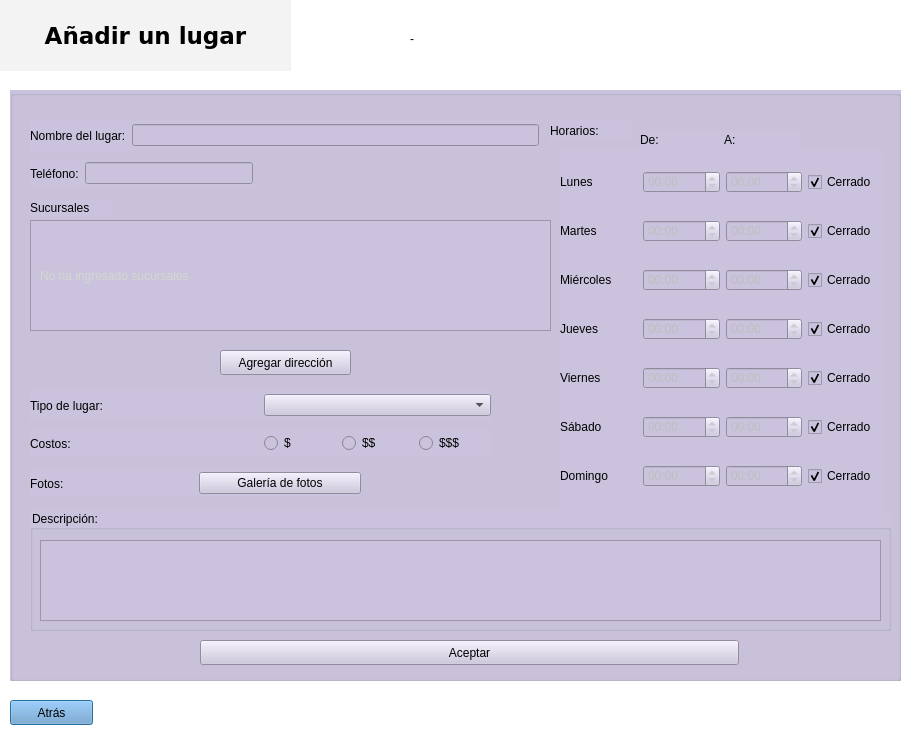
<?xml version="1.0" encoding="UTF-8"?>
<ui version="4.0">
 <class>CrearLugar</class>
 <widget class="QDialog" name="CrearLugar">
  <property name="geometry">
   <rect>
    <x>0</x>
    <y>0</y>
    <width>910</width>
    <height>738</height>
   </rect>
  </property>
  <property name="windowTitle">
   <string>Dialog</string>
  </property>
  <property name="layoutDirection">
   <enum>Qt::LeftToRight</enum>
  </property>
  <property name="styleSheet">
   <string notr="true">background-color: rgb(255, 255, 255);</string>
  </property>
  <widget class="QLabel" name="label_16">
   <property name="geometry">
    <rect>
     <x>650</x>
     <y>0</y>
     <width>261</width>
     <height>81</height>
    </rect>
   </property>
   <property name="text">
    <string/>
   </property>
   <property name="pixmap">
    <pixmap>../Pictures/turis.png</pixmap>
   </property>
  </widget>
  <widget class="QLabel" name="label_17">
   <property name="geometry">
    <rect>
     <x>0</x>
     <y>0</y>
     <width>291</width>
     <height>71</height>
    </rect>
   </property>
   <property name="font">
    <font>
     <family>DejaVu Sans</family>
     <pointsize>17</pointsize>
     <weight>75</weight>
     <bold>true</bold>
    </font>
   </property>
   <property name="styleSheet">
    <string notr="true">background-color: rgb(243, 243, 243);</string>
   </property>
   <property name="text">
    <string>Añadir un lugar</string>
   </property>
   <property name="alignment">
    <set>Qt::AlignCenter</set>
   </property>
  </widget>
  <widget class="QPushButton" name="pushButton_atras">
   <property name="geometry">
    <rect>
     <x>10</x>
     <y>700</y>
     <width>83</width>
     <height>25</height>
    </rect>
   </property>
   <property name="styleSheet">
    <string notr="true">background-color: rgb(114, 159, 207);</string>
   </property>
   <property name="text">
    <string>Atrás</string>
   </property>
  </widget>
  <widget class="QGroupBox" name="groupBox">
   <property name="geometry">
    <rect>
     <x>10</x>
     <y>90</y>
     <width>891</width>
     <height>591</height>
    </rect>
   </property>
   <property name="styleSheet">
    <string notr="true">background-color: rgb(203, 195, 221);</string>
   </property>
   <property name="title">
    <string/>
   </property>
   <widget class="QWidget" name="layoutWidget_3">
    <property name="geometry">
     <rect>
      <x>20</x>
      <y>380</y>
      <width>331</width>
      <height>27</height>
     </rect>
    </property>
    <layout class="QHBoxLayout" name="horizontalLayout_7">
     <item>
      <widget class="QLabel" name="label_7">
       <property name="text">
        <string>Fotos:</string>
       </property>
      </widget>
     </item>
     <item>
      <widget class="QPushButton" name="pushButton_galeria">
       <property name="text">
        <string>Galería de fotos</string>
       </property>
      </widget>
     </item>
    </layout>
   </widget>
   <widget class="QWidget" name="layoutWidget_7">
    <property name="geometry">
     <rect>
      <x>20</x>
      <y>340</y>
      <width>461</width>
      <height>27</height>
     </rect>
    </property>
    <layout class="QHBoxLayout" name="horizontalLayout_3">
     <item>
      <widget class="QLabel" name="label_5">
       <property name="text">
        <string>Costos:</string>
       </property>
      </widget>
     </item>
     <item>
      <layout class="QHBoxLayout" name="horizontalLayout_5">
       <item>
        <widget class="QRadioButton" name="radioButton_1">
         <property name="text">
          <string>$</string>
         </property>
        </widget>
       </item>
       <item>
        <widget class="QRadioButton" name="radioButton_2">
         <property name="text">
          <string>$$</string>
         </property>
        </widget>
       </item>
       <item>
        <widget class="QRadioButton" name="radioButton_3">
         <property name="text">
          <string>$$$</string>
         </property>
        </widget>
       </item>
      </layout>
     </item>
    </layout>
   </widget>
   <widget class="QWidget" name="layoutWidget_4">
    <property name="geometry">
     <rect>
      <x>20</x>
      <y>300</y>
      <width>461</width>
      <height>31</height>
     </rect>
    </property>
    <layout class="QHBoxLayout" name="horizontalLayout_4">
     <item>
      <widget class="QLabel" name="label_4">
       <property name="text">
        <string>Tipo de lugar:</string>
       </property>
      </widget>
     </item>
     <item>
      <widget class="QComboBox" name="comboBox_lugar">
       <property name="styleSheet">
        <string notr="true">selection-background-color: rgb(221, 212, 255);
selection-color: rgb(92, 53, 102);</string>
       </property>
      </widget>
     </item>
    </layout>
   </widget>
   <widget class="QPushButton" name="pushButton_aceptar">
    <property name="geometry">
     <rect>
      <x>190</x>
      <y>550</y>
      <width>539</width>
      <height>25</height>
     </rect>
    </property>
    <property name="text">
     <string>Aceptar</string>
    </property>
   </widget>
   <widget class="QGroupBox" name="groupBox_2">
    <property name="geometry">
     <rect>
      <x>20</x>
      <y>420</y>
      <width>861</width>
      <height>121</height>
     </rect>
    </property>
    <property name="title">
     <string>Descripción:</string>
    </property>
    <widget class="QPlainTextEdit" name="plainTextEdit_descripcion">
     <property name="geometry">
      <rect>
       <x>10</x>
       <y>30</y>
       <width>841</width>
       <height>81</height>
      </rect>
     </property>
    </widget>
   </widget>
   <widget class="QWidget" name="layoutWidget">
    <property name="geometry">
     <rect>
      <x>20</x>
      <y>30</y>
      <width>509</width>
      <height>31</height>
     </rect>
    </property>
    <layout class="QHBoxLayout" name="horizontalLayout_16">
     <item>
      <widget class="QLabel" name="label">
       <property name="text">
        <string>Nombre del lugar:</string>
       </property>
      </widget>
     </item>
     <item>
      <widget class="QLineEdit" name="lineEdit_nombre">
       <property name="text">
        <string/>
       </property>
      </widget>
     </item>
    </layout>
   </widget>
   <widget class="QLabel" name="label_2">
    <property name="geometry">
     <rect>
      <x>20</x>
      <y>110</y>
      <width>81</width>
      <height>16</height>
     </rect>
    </property>
    <property name="text">
     <string>Sucursales</string>
    </property>
   </widget>
   <widget class="QScrollArea" name="scrollArea_2">
    <property name="geometry">
     <rect>
      <x>20</x>
      <y>130</y>
      <width>521</width>
      <height>111</height>
     </rect>
    </property>
    <property name="widgetResizable">
     <bool>true</bool>
    </property>
    <widget class="QWidget" name="scrollAreaWidgetContents_sucursales">
     <property name="geometry">
      <rect>
       <x>0</x>
       <y>0</y>
       <width>519</width>
       <height>109</height>
      </rect>
     </property>
     <layout class="QVBoxLayout" name="verticalLayout">
      <item>
       <widget class="QLabel" name="label_null">
        <property name="styleSheet">
         <string notr="true">font: 20pt &quot;DejaVu Sans Mono&quot;;
color: rgb(211, 215, 207);</string>
        </property>
        <property name="text">
         <string>No ha ingresado sucursales</string>
        </property>
       </widget>
      </item>
     </layout>
    </widget>
   </widget>
   <widget class="QPushButton" name="pushButton_agregardireccion">
    <property name="geometry">
     <rect>
      <x>210</x>
      <y>260</y>
      <width>131</width>
      <height>25</height>
     </rect>
    </property>
    <property name="text">
     <string>Agregar dirección</string>
    </property>
   </widget>
   <widget class="QLabel" name="label_15">
    <property name="geometry">
     <rect>
      <x>540</x>
      <y>30</y>
      <width>81</width>
      <height>21</height>
     </rect>
    </property>
    <property name="text">
     <string>Horarios:</string>
    </property>
   </widget>
   <widget class="QWidget" name="layoutWidget">
    <property name="geometry">
     <rect>
      <x>550</x>
      <y>60</y>
      <width>325</width>
      <height>361</height>
     </rect>
    </property>
    <layout class="QVBoxLayout" name="verticalLayout_3">
     <item>
      <layout class="QHBoxLayout" name="horizontalLayout_8">
       <item>
        <widget class="QLabel" name="label_8">
         <property name="text">
          <string>Lunes</string>
         </property>
        </widget>
       </item>
       <item>
        <widget class="QTimeEdit" name="timeEdit_LA">
         <property name="enabled">
          <bool>false</bool>
         </property>
         <property name="displayFormat">
          <string>hh:mm</string>
         </property>
        </widget>
       </item>
       <item>
        <widget class="QTimeEdit" name="timeEdit_LC">
         <property name="enabled">
          <bool>false</bool>
         </property>
         <property name="mouseTracking">
          <bool>true</bool>
         </property>
         <property name="tabletTracking">
          <bool>false</bool>
         </property>
         <property name="autoFillBackground">
          <bool>false</bool>
         </property>
         <property name="displayFormat">
          <string>hh:mm</string>
         </property>
        </widget>
       </item>
       <item>
        <widget class="QCheckBox" name="checkBox_L">
         <property name="enabled">
          <bool>true</bool>
         </property>
         <property name="mouseTracking">
          <bool>true</bool>
         </property>
         <property name="tabletTracking">
          <bool>false</bool>
         </property>
         <property name="autoFillBackground">
          <bool>false</bool>
         </property>
         <property name="text">
          <string>Cerrado</string>
         </property>
         <property name="checkable">
          <bool>true</bool>
         </property>
         <property name="checked">
          <bool>true</bool>
         </property>
         <property name="tristate">
          <bool>false</bool>
         </property>
        </widget>
       </item>
      </layout>
     </item>
     <item>
      <layout class="QHBoxLayout" name="horizontalLayout_9">
       <item>
        <widget class="QLabel" name="label_9">
         <property name="text">
          <string>Martes</string>
         </property>
        </widget>
       </item>
       <item>
        <widget class="QTimeEdit" name="timeEdit_MA">
         <property name="enabled">
          <bool>false</bool>
         </property>
         <property name="displayFormat">
          <string>hh:mm</string>
         </property>
        </widget>
       </item>
       <item>
        <widget class="QTimeEdit" name="timeEdit_MC">
         <property name="enabled">
          <bool>false</bool>
         </property>
         <property name="displayFormat">
          <string>hh:mm</string>
         </property>
        </widget>
       </item>
       <item>
        <widget class="QCheckBox" name="checkBox_M">
         <property name="text">
          <string>Cerrado</string>
         </property>
         <property name="checked">
          <bool>true</bool>
         </property>
        </widget>
       </item>
      </layout>
     </item>
     <item>
      <layout class="QHBoxLayout" name="horizontalLayout_10">
       <item>
        <widget class="QLabel" name="label_10">
         <property name="text">
          <string>Miércoles</string>
         </property>
        </widget>
       </item>
       <item>
        <widget class="QTimeEdit" name="timeEdit_IA">
         <property name="enabled">
          <bool>false</bool>
         </property>
         <property name="displayFormat">
          <string>hh:mm</string>
         </property>
        </widget>
       </item>
       <item>
        <widget class="QTimeEdit" name="timeEdit_IC">
         <property name="enabled">
          <bool>false</bool>
         </property>
         <property name="displayFormat">
          <string>hh:mm</string>
         </property>
        </widget>
       </item>
       <item>
        <widget class="QCheckBox" name="checkBox_I">
         <property name="text">
          <string>Cerrado</string>
         </property>
         <property name="checked">
          <bool>true</bool>
         </property>
        </widget>
       </item>
      </layout>
     </item>
     <item>
      <layout class="QHBoxLayout" name="horizontalLayout_11">
       <item>
        <widget class="QLabel" name="label_11">
         <property name="text">
          <string>Jueves</string>
         </property>
        </widget>
       </item>
       <item>
        <widget class="QTimeEdit" name="timeEdit_JA">
         <property name="enabled">
          <bool>false</bool>
         </property>
         <property name="displayFormat">
          <string>hh:mm</string>
         </property>
        </widget>
       </item>
       <item>
        <widget class="QTimeEdit" name="timeEdit_JC">
         <property name="enabled">
          <bool>false</bool>
         </property>
         <property name="maximumTime">
          <time>
           <hour>23</hour>
           <minute>59</minute>
           <second>59</second>
          </time>
         </property>
         <property name="displayFormat">
          <string>hh:mm</string>
         </property>
        </widget>
       </item>
       <item>
        <widget class="QCheckBox" name="checkBox_J">
         <property name="text">
          <string>Cerrado</string>
         </property>
         <property name="checked">
          <bool>true</bool>
         </property>
        </widget>
       </item>
      </layout>
     </item>
     <item>
      <layout class="QHBoxLayout" name="horizontalLayout_12">
       <item>
        <widget class="QLabel" name="label_12">
         <property name="text">
          <string>Viernes</string>
         </property>
        </widget>
       </item>
       <item>
        <widget class="QTimeEdit" name="timeEdit_VA">
         <property name="enabled">
          <bool>false</bool>
         </property>
         <property name="displayFormat">
          <string>hh:mm</string>
         </property>
        </widget>
       </item>
       <item>
        <widget class="QTimeEdit" name="timeEdit_VC">
         <property name="enabled">
          <bool>false</bool>
         </property>
         <property name="displayFormat">
          <string>hh:mm</string>
         </property>
        </widget>
       </item>
       <item>
        <widget class="QCheckBox" name="checkBox_V">
         <property name="text">
          <string>Cerrado</string>
         </property>
         <property name="checked">
          <bool>true</bool>
         </property>
        </widget>
       </item>
      </layout>
     </item>
     <item>
      <layout class="QHBoxLayout" name="horizontalLayout_13">
       <item>
        <widget class="QLabel" name="label_13">
         <property name="text">
          <string>Sábado</string>
         </property>
        </widget>
       </item>
       <item>
        <widget class="QTimeEdit" name="timeEdit_SA">
         <property name="enabled">
          <bool>false</bool>
         </property>
         <property name="displayFormat">
          <string>hh:mm</string>
         </property>
        </widget>
       </item>
       <item>
        <widget class="QTimeEdit" name="timeEdit_SC">
         <property name="enabled">
          <bool>false</bool>
         </property>
         <property name="displayFormat">
          <string>hh:mm</string>
         </property>
        </widget>
       </item>
       <item>
        <widget class="QCheckBox" name="checkBox_S">
         <property name="text">
          <string>Cerrado</string>
         </property>
         <property name="checked">
          <bool>true</bool>
         </property>
        </widget>
       </item>
      </layout>
     </item>
     <item>
      <layout class="QHBoxLayout" name="horizontalLayout_14">
       <item>
        <widget class="QLabel" name="label_14">
         <property name="text">
          <string>Domingo</string>
         </property>
        </widget>
       </item>
       <item>
        <widget class="QTimeEdit" name="timeEdit_DA">
         <property name="enabled">
          <bool>false</bool>
         </property>
         <property name="displayFormat">
          <string>hh:mm</string>
         </property>
        </widget>
       </item>
       <item>
        <widget class="QTimeEdit" name="timeEdit_DC">
         <property name="enabled">
          <bool>false</bool>
         </property>
         <property name="displayFormat">
          <string>hh:mm</string>
         </property>
        </widget>
       </item>
       <item>
        <widget class="QCheckBox" name="checkBox_D">
         <property name="mouseTracking">
          <bool>true</bool>
         </property>
         <property name="text">
          <string>Cerrado</string>
         </property>
         <property name="checked">
          <bool>true</bool>
         </property>
        </widget>
       </item>
      </layout>
     </item>
    </layout>
   </widget>
   <widget class="QWidget" name="layoutWidget_5">
    <property name="geometry">
     <rect>
      <x>20</x>
      <y>70</y>
      <width>223</width>
      <height>27</height>
     </rect>
    </property>
    <layout class="QHBoxLayout" name="horizontalLayout_29">
     <item>
      <widget class="QLabel" name="label_22">
       <property name="text">
        <string>Teléfono:</string>
       </property>
      </widget>
     </item>
     <item>
      <widget class="QLineEdit" name="lineEdit_telefono">
       <property name="layoutDirection">
        <enum>Qt::LeftToRight</enum>
       </property>
       <property name="text">
        <string/>
       </property>
       <property name="maxLength">
        <number>10</number>
       </property>
      </widget>
     </item>
    </layout>
   </widget>
   <widget class="QWidget" name="layoutWidget">
    <property name="geometry">
     <rect>
      <x>630</x>
      <y>40</y>
      <width>161</width>
      <height>19</height>
     </rect>
    </property>
    <layout class="QHBoxLayout" name="horizontalLayout">
     <item>
      <widget class="QLabel" name="label_6">
       <property name="text">
        <string>De:</string>
       </property>
      </widget>
     </item>
     <item>
      <widget class="QLabel" name="label_19">
       <property name="text">
        <string>A:</string>
       </property>
      </widget>
     </item>
    </layout>
   </widget>
  </widget>
  <widget class="QLabel" name="label_3">
   <property name="geometry">
    <rect>
     <x>410</x>
     <y>30</y>
     <width>16</width>
     <height>17</height>
    </rect>
   </property>
   <property name="text">
    <string>-</string>
   </property>
  </widget>
 </widget>
 <resources/>
 <connections/>
</ui>
